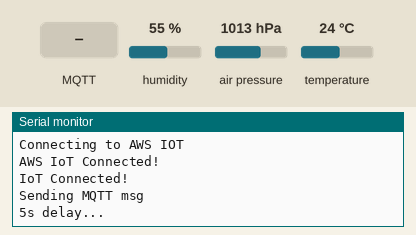
A sketch run on a simulated ESP32. Shown: the last lines printed to the serial monitor. Inputs (shaded band) come from the test bench; at power-on: humidity 55 %, air pressure 1013 hPa, temperature 24 °C. WiFi joins after 1.5 s; servers stay silent unless stated; no MQTT or app messages arrive unless stated.

Above: at 3.2 s.
3.3 s: MQTT message "1" arrives on the first subscribed topic
At 11.3 s:
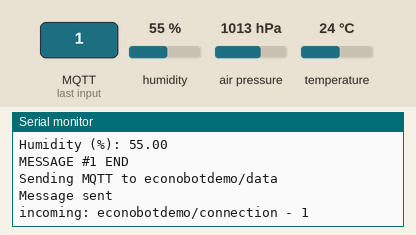
11.5 s: MQTT message "on" arrives on the first subscribed topic
At 21.3 s:
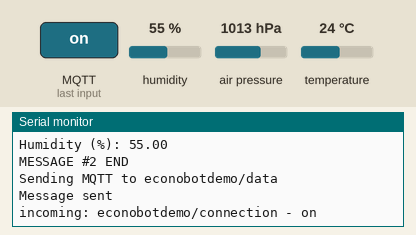
22.1 s: MQTT message "off" arrives on the first subscribed topic
At 31.4 s:
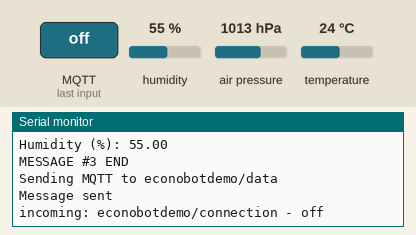
32.1 s: humidity set to 22 %
39.0 s: air pressure set to 952 hPa
At 41.4 s:
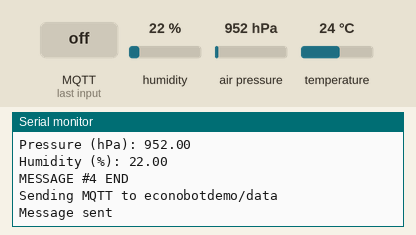
45.9 s: temperature set to 12 °C
At 50.5 s:
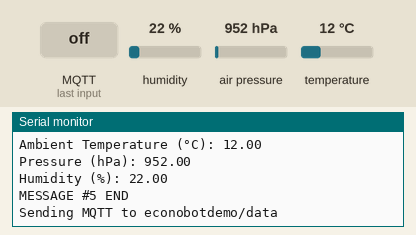

Measured:
- after the input at 3.3 s, the serial monitor: prints a new line after 7.3 s (image 1)
- after the input at 11.5 s, the serial monitor: prints a new line after 9.1 s (image 2)
- after the input at 22.1 s, the serial monitor: prints a new line after 8.5 s (image 3)
- after the input at 39.0 s, the serial monitor: prints a new line after 1.0 s (image 4)
- after the input at 45.9 s, the serial monitor: prints a new line after 4.1 s (image 5)

The sketch:

BMEBasic.ino
```cpp
/******************************************************************************
  Apr 25, 2020

  Debug

  BME280

  6 measures/min


******************************************************************************/


// AWS and WiFi
#include "secrets.h"
//#include "topics.h"
#include <WiFiClientSecure.h>
#include <MQTTClient.h>
#include <ArduinoJson.h>
#include "WiFi.h"

// The MQTT topics that this device should publish/subscribe
#define ECONOBOT_CONNECTION "econobotdemo/connection"
#define ECONOBOT_DATA "econobotdemo/data"

WiFiClientSecure net = WiFiClientSecure();
MQTTClient mqttclient = MQTTClient(256);

// Serials
int baud = 9600;
char msg[50];
int value = 0;

// Timers auxiliar variables
long now = millis();
long lastMeasure = 0;
int period = 10 * 1000;             //interval measure in sec

// Sensor connections
#include <Wire.h>
#include <OneWire.h>

// BME280
#include <Adafruit_Sensor.h>
#include <Adafruit_BME280.h>
Adafruit_BME280 bme;
#define bme_address 0x76
#define SEALEVELPRESSURE_HPA (1013.25)
float h, t, p, a;
char temperatureString[50];
char humidityString[50];
char pressureString[50];
char altitudeString[50];


/******************************************************************************/


void connectAWS() {
  WiFi.mode(WIFI_STA);
  WiFi.begin(WIFI_SSID, WIFI_PASSWORD);

  Serial.println("Connecting to Wi-Fi");

  while (WiFi.status() != WL_CONNECTED){
    delay(500);
    Serial.print(".");
  }
  Serial.println("");
  Serial.print("WiFi connected. IP: ");
  Serial.println(WiFi.localIP());

  // Configure WiFiClientSecure to use the AWS IoT device credentials
  net.setCACert(AWS_CERT_CA);
  net.setCertificate(AWS_CERT_CRT);
  net.setPrivateKey(AWS_CERT_PRIVATE);

  // Connect to the MQTT broker on the AWS endpoint we defined earlier
  mqttclient.begin(ENDPOINT, 8883, net);
  // Create a message handler
  mqttclient.onMessage(messageHandler);
  // Connecting to AWS IOT
  Serial.println();
  Serial.println("Connecting to AWS IOT");
  Serial.println();

  while (!mqttclient.connect(THINGNAME)) {
    Serial.print(".");
    delay(100);
  }

  if(!mqttclient.connected()){
    Serial.println("AWS IoT Timeout!");
    return;
  }

  // Subscribe to a topic and test MQTT Connection
  mqttclient.subscribe(ECONOBOT_CONNECTION);
  Serial.println("AWS IoT Connected!");
  Serial.println();
}


void publishMessage() {
  Serial.print("Sending MQTT to ");
  Serial.println(ECONOBOT_DATA);
  StaticJsonDocument<200> doc;
  doc["time"] = millis();
  doc["temperature"] = t;
  doc["pressure"] = p;
  doc["humidity"] = h;
  char jsonBuffer[512];
  serializeJson(doc, jsonBuffer); // print to client

  mqttclient.publish(ECONOBOT_DATA, jsonBuffer);
  delay(500);
  Serial.println("Message sent");
}


// For when you receive a message
void messageHandler(String &topic, String &payload) {
  Serial.println();
  Serial.println("incoming: " + topic + " - " + payload);
  Serial.println();
}


/******************************************************************************/


void setup() {

  Serial.begin(baud);
  bme.begin(bme_address);
  connectAWS();

  Serial.println("IoT Connected!");
  Serial.println("Sending MQTT msg");
  Serial.println("5s delay...");
  mqttclient.publish(ECONOBOT_CONNECTION, "EconobotDemo Connected!");
  delay(500);
}


void loop() {

  now = millis();
  // Publishes new temperature and humidity every period
  if (now - lastMeasure > period) {
    lastMeasure = now;
  // Collects all the data first
    bmeValues();
  // Publishes the data on serial
    serials();
  // Publishes all the data via MQTT
    publishMessage();
    mqttclient.loop();
    delay(1000);
  }
}


/******************************************************************************/


void bmeValues() {

  t = bme.readTemperature();                        // In C
  dtostrf(t, 5, 2, temperatureString);
  h = bme.readHumidity();                           // In %
  dtostrf(h, 5, 2, humidityString);
  p = bme.readPressure() / 100.0F;                  // In hPa
  dtostrf(p, 6, 2, pressureString);

  if (isnan(t) || isnan(h) || isnan(p)) {
    Serial.println("Failed to read from BME sensor!");
    return;
  }
}


void serials() {

  ++value;
  snprintf (msg, 75, "MESSAGE #%ld START", value);
  Serial.println();
  Serial.println(msg);
  Serial.println();
  Serial.println(); Serial.println("ATMOSPHERE");
  Serial.print("Ambient Temperature (°C): ");
  Serial.println(temperatureString);
  Serial.print("Pressure (hPa): ");
  Serial.println(pressureString);
  Serial.print("Humidity (%): ");
  Serial.println(humidityString);
  Serial.println();
  snprintf (msg, 75, "MESSAGE #%ld END", value);
  Serial.println(msg);
}
```

secrets.h
```cpp
#include <pgmspace.h>

#define SECRET
#define THINGNAME "EconobotDemo"

const char WIFI_SSID[] = "Freebox-92E6B4";
const char WIFI_PASSWORD[] = "0618339894";
const char ENDPOINT[] = "a1xuj8bqvjhb5r-ats.iot.eu-west-3.amazonaws.com";

// Amazon Root CA 1 - Don't delete - Never changes
static const char AWS_CERT_CA[] PROGMEM = R"EOF(
-----BEGIN CERTIFICATE-----
MIIDQTCCAimgAwIBAgITBmyfz5m/jAo54vB4ikPmljZbyjANBgkqhkiG9w0BAQsF
ADA5MQswCQYDVQQGEwJVUzEPMA0GA1UEChMGQW1hem9uMRkwFwYDVQQDExBBbWF6
b24gUm9vdCBDQSAxMB4XDTE1MDUyNjAwMDAwMFoXDTM4MDExNzAwMDAwMFowOTEL
MAkGA1UEBhMCVVMxDzANBgNVBAoTBkFtYXpvbjEZMBcGA1UEAxMQQW1hem9uIFJv
b3QgQ0EgMTCCASIwDQYJKoZIhvcNAQEBBQADggEPADCCAQoCggEBALJ4gHHKeNXj
ca9HgFB0fW7Y14h29Jlo91ghYPl0hAEvrAIthtOgQ3pOsqTQNroBvo3bSMgHFzZM
9O6II8c+6zf1tRn4SWiw3te5djgdYZ6k/oI2peVKVuRF4fn9tBb6dNqcmzU5L/qw
IFAGbHrQgLKm+a/sRxmPUDgH3KKHOVj4utWp+UhnMJbulHheb4mjUcAwhmahRWa6
VOujw5H5SNz/0egwLX0tdHA114gk957EWW67c4cX8jJGKLhD+rcdqsq08p8kDi1L
93FcXmn/6pUCyziKrlA4b9v7LWIbxcceVOF34GfID5yHI9Y/QCB/IIDEgEw+OyQm
jgSubJrIqg0CAwEAAaNCMEAwDwYDVR0TAQH/BAUwAwEB/zAOBgNVHQ8BAf8EBAMC
AYYwHQYDVR0OBBYEFIQYzIU07LwMlJQuCFmcx7IQTgoIMA0GCSqGSIb3DQEBCwUA
A4IBAQCY8jdaQZChGsV2USggNiMOruYou6r4lK5IpDB/G/wkjUu0yKGX9rbxenDI
U5PMCCjjmCXPI6T53iHTfIUJrU6adTrCC2qJeHZERxhlbI1Bjjt/msv0tadQ1wUs
N+gDS63pYaACbvXy8MWy7Vu33PqUXHeeE6V/Uq2V8viTO96LXFvKWlJbYK8U90vv
o/ufQJVtMVT8QtPHRh8jrdkPSHCa2XV4cdFyQzR1bldZwgJcJmApzyMZFo6IQ6XU
5MsI+yMRQ+hDKXJioaldXgjUkK642M4UwtBV8ob2xJNDd2ZhwLnoQdeXeGADbkpy
rqXRfboQnoZsG4q5WTP468SQvvG5
-----END CERTIFICATE-----
)EOF";

// Device Certificate
static const char AWS_CERT_CRT[] PROGMEM = R"KEY(
-----BEGIN CERTIFICATE-----
MIIDWTCCAkGgAwIBAgIUUKw66pCmBKA8NC4KK1BOZt3j0igwDQYJKoZIhvcNAQEL
BQAwTTFLMEkGA1UECwxCQW1hem9uIFdlYiBTZXJ2aWNlcyBPPUFtYXpvbi5jb20g
SW5jLiBMPVNlYXR0bGUgU1Q9V2FzaGluZ3RvbiBDPVVTMB4XDTIwMDQyNjEyMzc1
NloXDTQ5MTIzMTIzNTk1OVowHjEcMBoGA1UEAwwTQVdTIElvVCBDZXJ0aWZpY2F0
ZTCCASIwDQYJKoZIhvcNAQEBBQADggEPADCCAQoCggEBAOFiwkIA0qnRrF5e9JMg
rIOb0pM/GhOnyZmO9bGIfdQj9PSKgFo6akhhzHonf02oSmdsFk9EB/byzbHE8sPe
2eGUL+oDkCh4W6kPQuDvyVFDJ7i9FljaddIpVhCqO3Kf/Sak2jkHUlg6SKk+kV5s
an5j7axiv9POqg6DU2HzAOClC1mgFe9a/sdKodjqocxsgLsUmMuOIBYq9IF9vgZt
jT7ykkeTQKIx0q5OkvnzvNHIjf5bPw2SLKQ9reDZYtFNhh5NX2pL7/66HpA/pBWc
SXK+gCr8R5/sBZUJzXL6kOvGFr3N/xhvcGU7Sjc0tri73UAGd0zVjO8cPY6+ypkj
BUcCAwEAAaNgMF4wHwYDVR0jBBgwFoAUo9dqdigcbu/RWosbgSjWpzuKrP0wHQYD
VR0OBBYEFDUhyzPlueyiYYYB3KYyjphOlIGEMAwGA1UdEwEB/wQCMAAwDgYDVR0P
AQH/BAQDAgeAMA0GCSqGSIb3DQEBCwUAA4IBAQApyI2ItGIgxlcxuOTR0wlO4Q3+
oFF3WrXAdBarrne3kPfew2630lpgYM5N4szOKWgqZNDI5UeknwvBc8Yj3pPv/+8b
nCTvbCFNURbYXGTcxvJcOljgUWcJCX4BqUduIk1HQB7sZcbu4fPaLId3+v1udSNS
48rdpflY+wFL8ih4mSW1xXEulYkvuAfHNAJdgY6xH++QwYOwtQjz0unyl2dpC3lY
eVgekZoYh+FAu4y7kVQ9PMEbkpZ12U6Qg4ZmDD7PNDQk/9iJijmPVOaK4N2wRuey
SHvOSV9qCHRZcippeLKeQrhySdBdgj+F4A8oWqD0LeX4lNCKDnggoaIIgktx
-----END CERTIFICATE-----
)KEY";

// Device Private Key
static const char AWS_CERT_PRIVATE[] PROGMEM = R"KEY(
-----BEGIN RSA PRIVATE KEY-----
MIIEpAIBAAKCAQEA4WLCQgDSqdGsXl70kyCsg5vSkz8aE6fJmY71sYh91CP09IqA
WjpqSGHMeid/TahKZ2wWT0QH9vLNscTyw97Z4ZQv6gOQKHhbqQ9C4O/JUUMnuL0W
WNp10ilWEKo7cp/9JqTaOQdSWDpIqT6RXmxqfmPtrGK/086qDoNTYfMA4KULWaAV
71r+x0qh2OqhzGyAuxSYy44gFir0gX2+Bm2NPvKSR5NAojHSrk6S+fO80ciN/ls/
DZIspD2t4Nli0U2GHk1fakvv/roekD+kFZxJcr6AKvxHn+wFlQnNcvqQ68YWvc3/
GG9wZTtKNzS2uLvdQAZ3TNWM7xw9jr7KmSMFRwIDAQABAoIBABewMYqOW5XNm7gv
crUj8f3DGtavAyads+qXw+rs1Yy+Wrh49hSFnzYMUVllXVPkJC3Khm2+ULf7vPK6
KGm9ulijIoYN6dDXFYsnN3g8u4P28u3PsdGU5F06SvllauoZNpohKW5k/pqXRZvE
H7M04dx21DwSBOdWCTmNQ+4/hBAYFh+q+INOnwHbEFo+InQcKSkbSsiOElyxNQuZ
M7U1+SBmFntEOYyb5VID6n6k8I37PmvJh+23jSoaUOHnD6eTRUcRAuFXYAI1RmdM
WM5iP/ywMXhFByR7K9JMT8ZnzfcOpncW0feSAF9g0Xf+VWIspXIHeVRh4rPCO+HM
bhlwlcECgYEA9epnooS4V6ivEA2JeahmKceD1NBT64WDadzGHETR8uegIf6LjxxH
F+orBOoducySYApwCjk3G5wbsYfwgjkb2reSDzbQs7Xqq9XZ2fubmIIR08oUT386
TCxMBCLCHuvXsBdOIkZUXHcsd2R2Ww4xgTxJx2P2E/br0T660fxs1GMCgYEA6qDV
bwVHSXF8RJbO/m5ojz+EIhdxGkwi3k+/F0KWA/QLHxBv4HhVsjilUegD1IdM6QIx
POKllsSokI66b6kIdTNbgEfpyqVhae+EaRIomAEFWIO/2gqbHbP154o3F/ORufyH
QazKzR1J9eC5ssO862BSHl9jOSGht/tD5o3k5s0CgYEAgplzYm8jy4INPvRBf3e8
khGgZMQi3WDxsqYKHHc8HMmAVK1vhphY9U1qfVisYsFPN2wzpmpOZv5YAseUJkSY
E2cMTcIpwlcpgwq2gLrMHoltWFHoyXNjDZM057lh6LQNvzoRR8icAuNTnTCgXqlC
B0VyVU80H9Qx1tV+uAhb78sCgYBQWRGeOlWGPhnLN0XddZvS6nJqZlKyKb6LGQ4c
fg33fpxMYAmf+jWGmcVrfiPJpSfeZ4TLD+aa8e+zyVzpHh6qXBMKpBXY8regWoii
nrhODZNyE3QgzB8Alf8w8nEZf6y431TGVdEBWvVYAUQ2hrdsd4jHo+zLxMunwKEp
FBB+RQKBgQDlUkM0aVIyTwpy7ISrHTx/nl5Ru8iMiBe77DLlol6B2jQ2v/GnFvEp
CMkCHLyfFQ3IkIutpwxEbak2K8Wi2oAYzChndBxSIghTsWRlfzQ8QkgvQvUSVqfj
/A0qKWT2zZR75GZm5SyQQQpebMPvvG9QsryaNsyIvLwf3why8nYieA==
-----END RSA PRIVATE KEY-----
)KEY";
```
